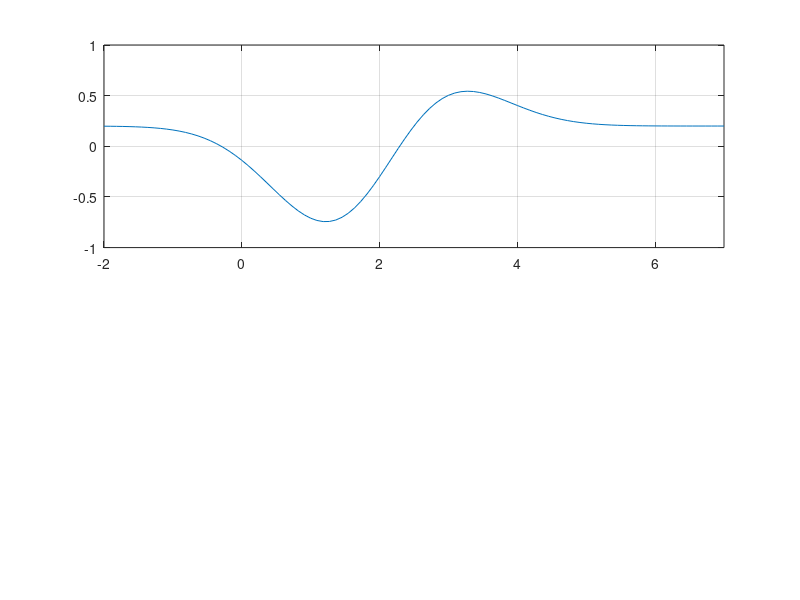

The MATLAB script that drew this image: (Note: this script raises an error after producing the figure.)
%% Intervallhalveringsmetoden Anton Hedén
clc
disp('Intervallhalveringsmetoden Anton Hedén')
disp('--------------------')

%% Uppgift 1
disp('Uppgift 1')

subplot(2,1,1)
f=@(x)(x-2.5).*exp(-0.5*(x-2).^2)+0.2;
x=linspace(-2,7);
plot(x,f(x))
axis([-2 7 -1 1]), grid on
disp('--------------------')
%% Uppgift 2
disp('Uppgift 2')
f=@(x)(x-2.5).*exp(-0.5*(x-2).^2)+0.2;
a=-1;
b=0;

if f(a).*f(b)<0
    m=(a+b)/2;
    if f(a).*f(m)<0
        b=m;
    else 
        a=m;
    end
end
[a b]

disp('--------------------')
%% Uppgift 3
disp('Uppgift 3')
f=@(x)(x-2.5).*exp(-0.5*(x-2).^2)+0.2;

%           f   - funktionshandtag: pekar på namnet till en funktionsfil eller
%                 till en anonym funktion. T.ex. f=@funk eller f=@(x)cos(x)-x
%           I   - 1x2 matris, anger ett intervall I=[a,b]. Funktionen måste 
%                 växla tecken på intervallet.
%           tol - positivt tal som anger önskad noggrannhet för nollstället.
% hittar första nolstället mellan -1<x<0
x1 = min_bisect(f,[-1,0],1e-5)


%   Returnerar:
%           x1   - ett tal som ger approximativt nollställe.

disp('--------------------')
%% Uppgift 4
disp('Uppgift 4')
f=@(x)(x-2.5).*exp(-0.5*(x-2).^2)+0.2;

% hittar första nolstället mellan -1<x<0
x1 = min_bisect(f,[-1,0],1e-5)

% hittar andra nolstället mellan 2<x<3
x2 = min_bisect(f,[2,3],1e-5)

%   Returnerar:
%           x1 och x2   -  tal som ger approximativt nollställen.

disp('--------------------')
%% Uppgift 5
disp('Uppgift 5')
f=@(x)(x-2.5).*exp(-0.5*(x-2).^2)+0.2;

% plotar kastbana

x=linspace(0,30);
plot(x,kastbana(x))
axis([0 15 0 5]),
grid on

% beräknar längden på kastet
a=10; % kastet träffar marken efter 10m
b=15; % men innan 15m


l = min_bisect(@kastbana,[a,b],1e-5)

disp('--------------------')